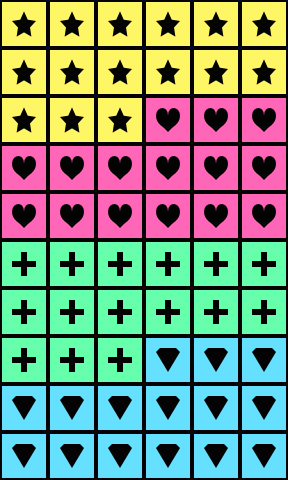

A 2D game scene composited from a Tiled map and its tileset images. What follows is a short description and the map's XML, with each tile layer's data collapsed to a summary:
An orthogonal 6x10 tile map with 48x48 px tiles, 1 tile layer (Tile Layer 1).

<map version="1.0" orientation="orthogonal" width="6" height="10" tilewidth="48" tileheight="48">
 <tileset firstgid="1" name="gemTileset" tilewidth="48" tileheight="48">
  <image source="../tilesets/gemTileset.png" width="192" height="48" />
 </tileset>
 <layer name="Tile Layer 1" width="6" height="10">
  <data>[60 cells, 60 non-empty, 4 distinct tile ids]</data>
 </layer>
</map>